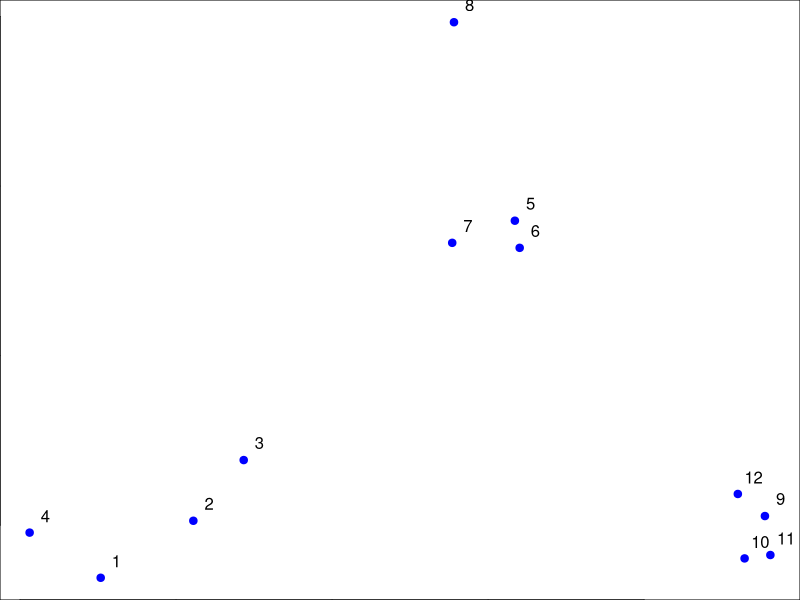
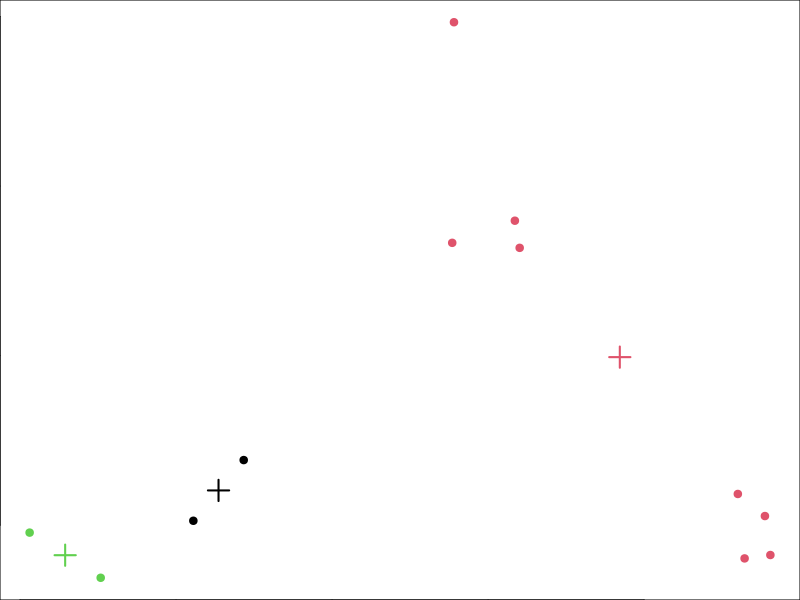

Here is the R script that generated these plots, in order:
set.seed(1234);  # initialize random number generator

par(mar = c(0,0,0,0))  # set margins of plot window

# create a set of random points in a 2d space
x <- rnorm(12, mean = rep(1:3, each = 4), sd = 0.2);
y <- rnorm(12, mean = rep(c(1,2,1), each = 4), sd = 0.2);

# pch = 19 : use R pch plotting symbol #19 (blue circle)
# cex = 1  : scale plot symbols to size 1
plot(x,y, col = "blue", pch = 19, cex = 1);

# add a number, 1:12, in order, northeast of every point
text(x + 0.05, y + 0.05, labels = as.character(1:12));

df <- data.frame(x, y);
km <- kmeans(df, centers = 3);

# plot the points, colored by cluster assignment
plot(x,y, col=km$cluster, pch=19, cex=1);

# draw the cluster centers
points(km$centers, col=1:3, pch=3, cex=2, lwd=2);
